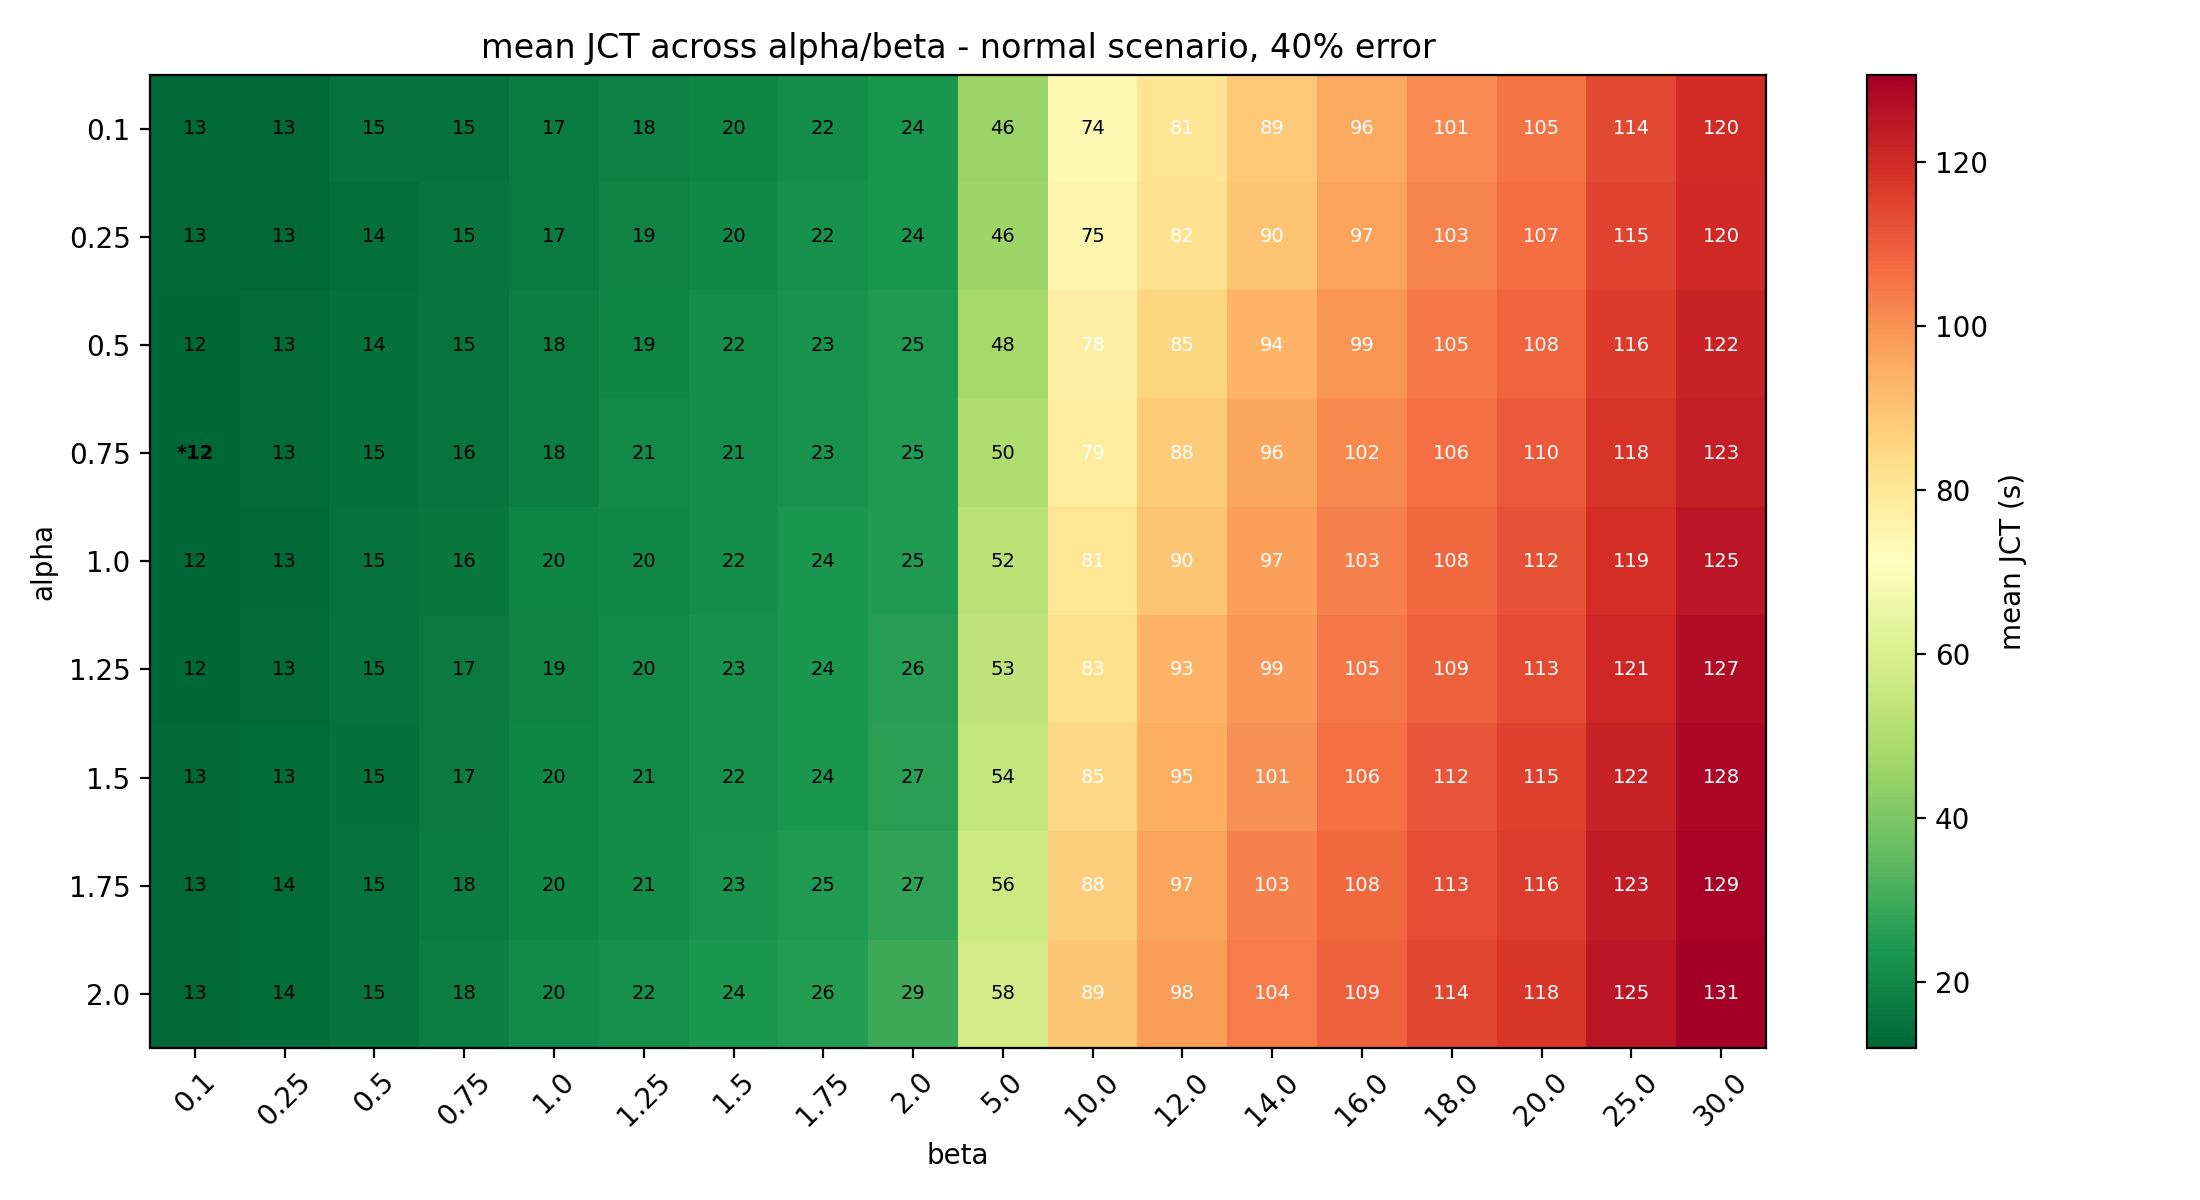

Python code for this plot:
import pandas as pd
import numpy as np
import matplotlib.pyplot as plt

# shows jct across every alpha/beta pair we tested, star marks the best one
plt.rcParams.update({"font.size": 10})

scenario = "normal"
error_level = 40

sweep = pd.read_csv("results/results_parameter_sweep.csv")
subset = sweep[(sweep["scenario"] == scenario) & (sweep["error_pct"] == error_level)]

alphas = sorted(subset["alpha"].unique())
betas = sorted(subset["beta"].unique())

grid = np.zeros((len(alphas), len(betas)))
for i, a in enumerate(alphas):
    for j, b in enumerate(betas):
        match = subset[(subset["alpha"] == a) & (subset["beta"] == b)]
        grid[i, j] = match["jct"].iloc[0]

best_i, best_j = np.unravel_index(np.argmin(grid), grid.shape)
vmin, vmax = grid.min(), grid.max()

fig, ax = plt.subplots(figsize=(11, 6))
im = ax.imshow(grid, cmap="RdYlGn_r", aspect="auto")
ax.set_xticks(range(len(betas)))
ax.set_xticklabels([str(b) for b in betas], rotation=45)
ax.set_yticks(range(len(alphas)))
ax.set_yticklabels([str(a) for a in alphas])
ax.set_xlabel("beta")
ax.set_ylabel("alpha")
ax.set_title(f"mean JCT across alpha/beta - {scenario} scenario, {error_level}% error")

for i in range(len(alphas)):
    for j in range(len(betas)):
        val = grid[i, j]
        normalized = (val - vmin) / (vmax - vmin) if vmax > vmin else 0
        text_color = "white" if normalized > 0.55 else "black"
        is_best = (i == best_i and j == best_j)
        label = ("*" + f"{val:.0f}") if is_best else f"{val:.0f}"
        ax.text(j, i, label, ha="center", va="center", color=text_color,
                fontsize=7, fontweight="bold" if is_best else "normal")

cbar = fig.colorbar(im, ax=ax)
cbar.set_label("mean JCT (s)")

fig.tight_layout()
fig.savefig("scripts/fig3_heatmap.png", dpi=200)
print("saved scripts/fig3_heatmap.png")
